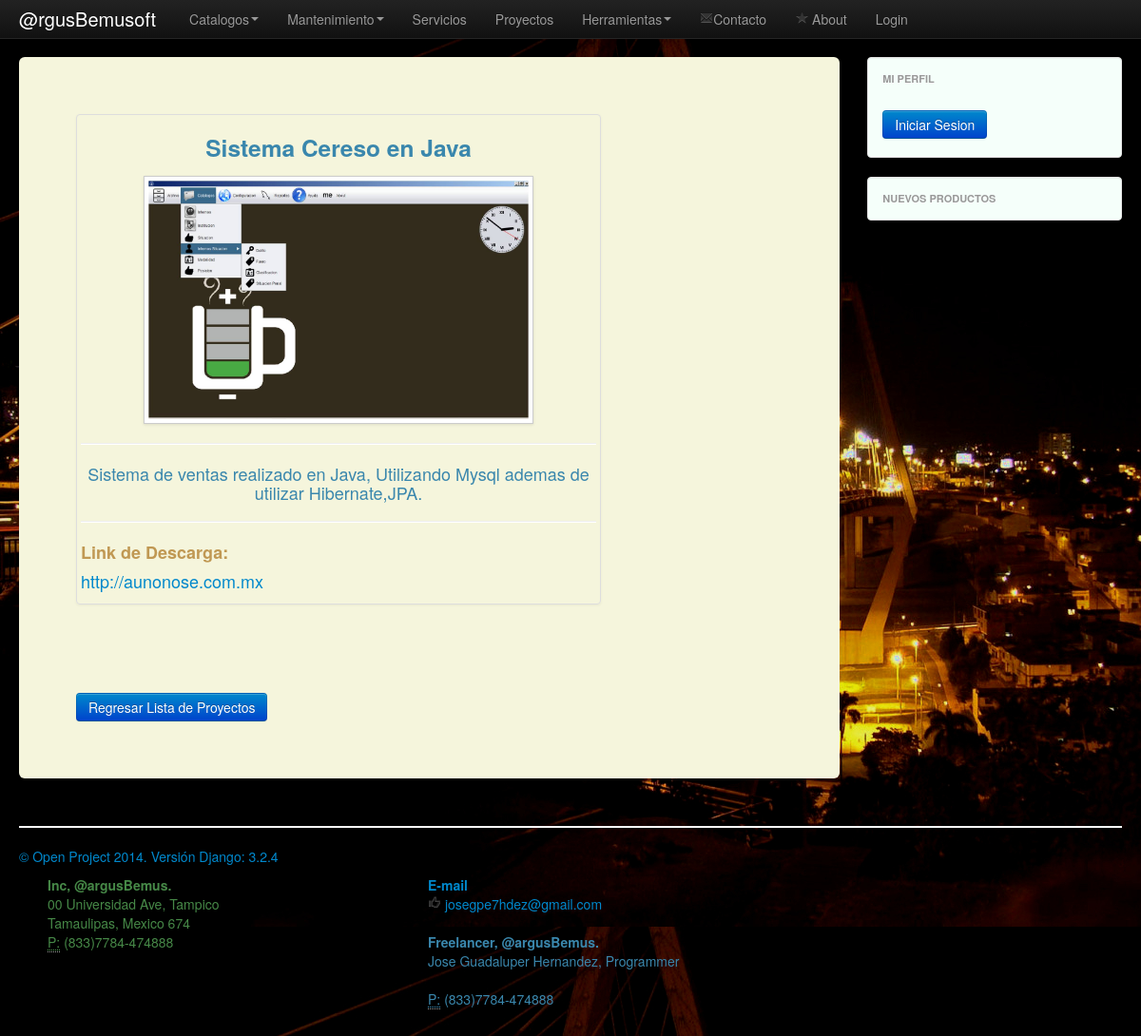
Screenshot of /proyecto/1/ with the database file from the repository.
### cereso/apps/cer/models.py (models this page shows, shortened)
class proyecto(models.Model):
	def url(self,filename):
		ruta = "MultimediaData/Proyecto/%s/%s"%(self.nombre,str(filename))
		return ruta
	nombre=models.CharField(max_length=100)
	imagen 		= models.ImageField(upload_to=url,null=True,blank=True)
	descripcion=models.TextField(max_length=500)
	link=models.CharField(max_length=200)

### cereso/apps/home/views.py (the view)
# urls.py: url(r'^proyecto/(?P<id_po>.*)/$','singleProyecto_view',name='vista_single_proyecto'),
def singleProyecto_view(request,id_po):
	pro = proyecto.objects.get(id=id_po)
	ctx = {'proyecto':pro}
	return render_to_response('home/SingleProyectos.html',ctx,context_instance=RequestContext(request))

### cereso/apps/context_processors.py (called while the page is built)
def user_image(request):
	try:
		imagen = None
		user = request.user
		up = userProfile.objects.get(user=user)
		imagen = "/media/%s"%up.photo
	except:
		imagen = "/media/images/dey.jpg"
	return imagen

def my_processor(request):
	context = {"django_version":django.get_version(),
				"get_image_profile":user_image(request),
	}
	return context

### cereso/templates/home/SingleProyectos.html (shortened to what this page needs)
{% extends 'base3.html' %}
{%  block content %}
    <ul class="thumbnails">
    <li class="span9">
    <div class="thumbnail">
      <h3><center> <p class="text-info"> {{proyecto.nombre}} </p></center></h3>
     <img class="img-polaroid" src="/media/{{proyecto.imagen}}  " width="400px" heigth="200px"/>
     <hr>
      <center><p class="text-info">  {{proyecto.descripcion}} </p></center>
      <hr>
      <p class="text-warning"><strong>Link de Descarga:</strong></p><p class="text-info"> <A HREF={{proyecto.link}} >{{proyecto.link}}</A></p>
    </div>
  </li>
</ul>
  <br>
  <br>
  <a class="btn btn-primary" href="javascript:window.history.go(-1) ">Regresar Lista de Proyectos</a>
	{% endblock  %}

### cereso/templates/base3.html (style rules this page uses)
body { padding-top: 60px; padding-bottom: 40px; padding-top: 60px; padding-bottom: 40px; background-color: #B8860B; background-color: #000;background-image:url("/media/image/puentetampico.jpg"); }

### rows the page displays
proyecto: nombre "Sistema Cereso en Java", imagen (picture), descripcion "Sistema de ventas realizado en Java, Utilizando Mysql ademas de utilizar Hibernate,JPA.", link "http://aunonose.com.mx"

### other values shown
{{ django_version }} "3.2.4"
